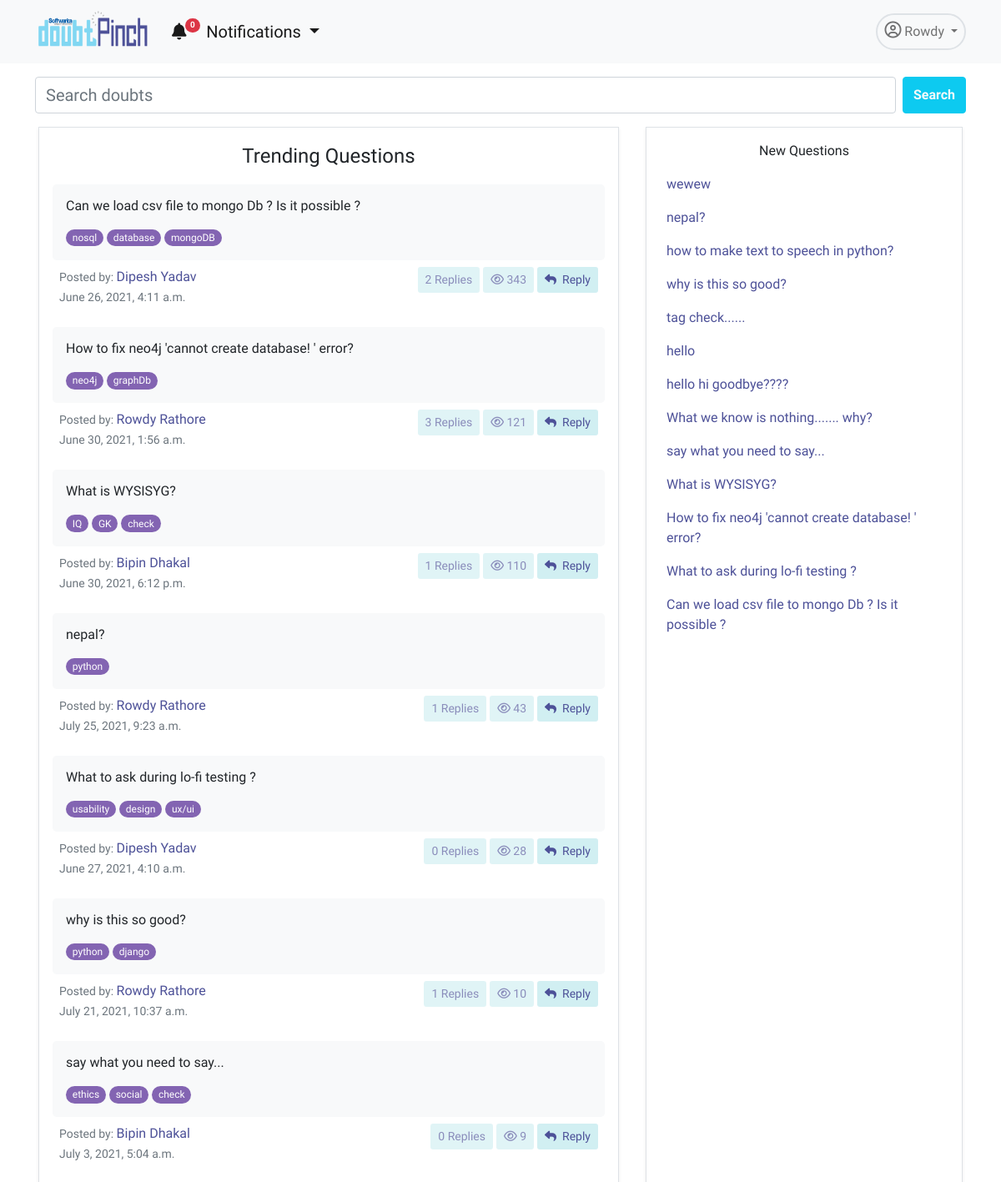
Before: /app/home/ (signed in, upper part) with the older database file.
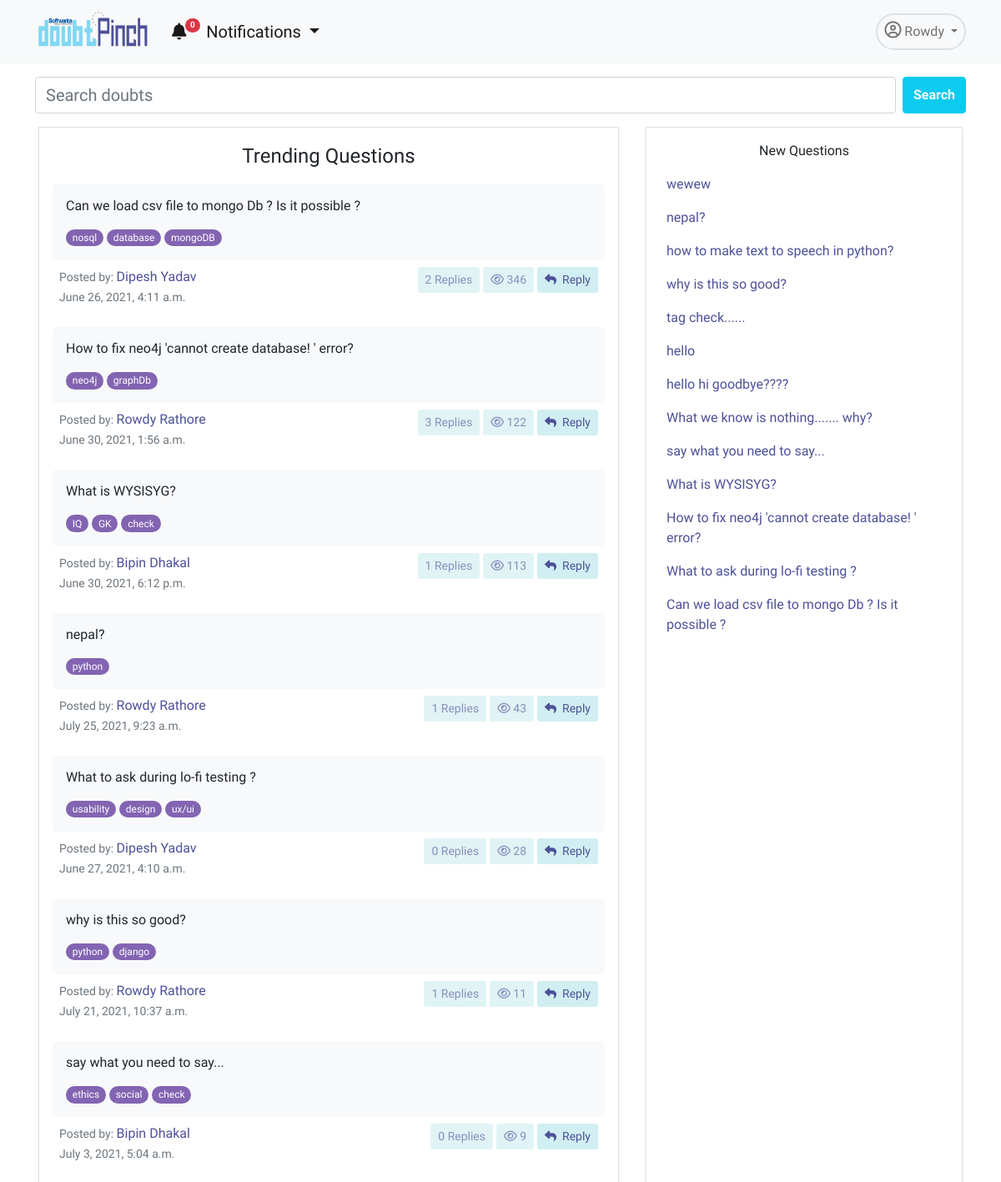
After: the same page with the newer database file.
### dpapp/models.py (models this page shows, shortened)
class Doubt(models.Model):
    user= models.ForeignKey(User,on_delete=models.CASCADE)
    title= models.TextField(null=False)
    description=models.TextField(null=True, blank=True)
    created_on = models.DateTimeField(default=datetime.now, blank=True)
    views= models.IntegerField(default=0)
    tags = TaggableManager()
    @property
    def total_replies(self):
        totalreplies = Answer.objects.filter(doubt=self).count()
        return totalreplies

### accounts/models.py (models this page shows, shortened)
class User(AbstractUser):
    username = models.CharField(max_length=255, null=True, blank=True)
    email = models.EmailField(
        verbose_name='email address',
        max_length=255,
        unique=True,
    )
    profile_pic= models.ImageField(upload_to='admin_pics', null=True, blank=True)
    email_confirmed = models.BooleanField(default=False) #initially this field is false but will se chan
    is_active = models.BooleanField(default=False)
    is_staff = models.BooleanField(default=False) # a admin user; non super-user
    is_admin = models.BooleanField(default=False)
    is_seller = models.BooleanField(default=False)
    is_customer = models.BooleanField(default=False)
    description=models.TextField(null=True)
    USERNAME_FIELD = 'email'
    REQUIRED_FIELDS = [] #emaila nd password are required fields and first name and last name is inherited from the user creation model
    object = UserManager()

### dpapp/views.py (the view)
# urls.py: 2. Add a URL to urlpatterns:  path('', Home.as_view(), name='home')
@method_decorator(login_required, name='dispatch')
class Home(ListView):
    template_name="dpapp/home.html"
    model= Doubt
    def get_context_data(self, **kwargs):
        context = super(Home, self).get_context_data(**kwargs)
        doubts=Doubt.objects.all().order_by('-views')
        newdoubts=Doubt.objects.all().order_by('-id')
        paginator= Paginator(doubts, 10)
        page = self.request.GET.get('page')
        try:
            doubts = paginator.page(page)
        except PageNotAnInteger:
            doubts = paginator.page(1)
        except EmptyPage:
            doubts = paginator.page(paginator.num_pages)
        context.update({'doubts':doubts,'newdoubts':newdoubts,'page':page})
        return context

### dpapp/blognav.py (called while the page is built)
def navbar(request):
    if not request.user.is_anonymous:
        user=request.user
        notifications = Notification.objects.filter(user=user).order_by('-id')[:5]
        noti_count = Notification.objects.filter(user=user, is_seen=False).count()
        return {'nav_notifications': notifications,'noti_count':noti_count}
    return {'nav_notifications': '0','noti_count':0}

### templates/dpapp/home.html (shortened to what this page needs)
{% extends 'dpapp/base.html' %}
{% load static %}
        {% block navbar%}
        <link rel="stylesheet" href="{% static 'dpapp/css/paginate.css' %}">
        <div class="container">
            <form class="d-flex mt-3" method="GET" action="/app/search">
                <input class="form-control me-2 fs-5 fw-light" type="search" placeholder="Search doubts" name="query"
                    aria-label="Search">
                <button class="btn btn-info text-light fw-bold" type="submit">Search</button>
            </form>
            <div class="row mt-3 ">
                <div class="col border shadow-sm p-3 mx-3 mb-3">
                    <p class="fw-light fs-4 text-center">Trending Questions</p>
                    {% for i in doubts %}
                    <div class="mt-1">
                        <div class="bg-light mt-2 p-3 rounded-3  ">
                            <p class="h6 text-dark mb-3">{{i.title}}</p>
                            {% for tag in i.tags.all %}
                            <a href="{% url 'dpapp:tags' tag.slug %}"><span class="badge rounded-pill bg-purple fw-normal">{{tag.name}}</span></a>
                            {%endfor%}
                        </div>
                        <div class="d-flex bd-highlight mb-3">
                            <div class="me-auto p-2 bd-highlight">
                                <small class="text-muted">Posted by: <span class="fs-6 text-pinch">{{i.user.first_name}} {{i.user.last_name}}</span></small><br>
                                <small class="text-muted">{{i.created_on}}</span></small>
                            </div>
                            <div class="p-2 bd-highlight">
                                <div class="d-flex justify-content-center">
                                    <a href="" class="btn btn-doubt btn-sm text-pinch disabled me-1"> {{i.total_replies}} Replies</a>
                                    <a href="" class="btn btn-doubt btn-sm text-pinch disabled me-1"><i
                                            class="far fa-eye"></i> {{i.views}}</a>
                                    <a href="{% url 'dpapp:detail' i.id %}" class="btn btn-doubt btn-sm text-pinch "><i
                                            class="fas fa-reply"></i>&nbsp; Reply</a>
                                </div>
                            </div>
                        </div>
                    </div>
                    {% endfor %}
                </div>
                <div class="col-lg-4 col-11 border shadow-sm mx-3 py-3 px-4 mb-3">
                    <p class="fw-light fs-6 text-center">New Questions</p>
                    {% for i in newdoubts%}
                    <a href="{% url 'dpapp:detail' i.id %}" class="text-pinch text-decoration-none fs-6">
                        <p>{{i.title}}</p>
                    </a>
                   {% endfor %}
                </div>
            </div>
        </div>
{% endblock %}

Changed rows visible on the page:
changed Doubt "Can we load csv file to mongo Db ? Is it possible ?": views "343" → "346"
changed Doubt "How to fix neo4j 'cannot create database! ' error?": views "121" → "122"
changed Doubt "What is WYSISYG?": views "110" → "113"
changed Doubt "why is this so good?": views "10" → "11"
